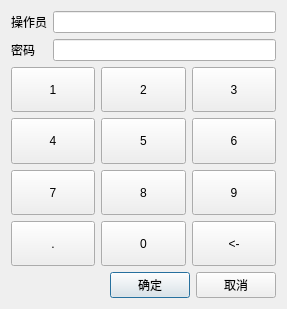
<?xml version="1.0" encoding="UTF-8"?>
<ui version="4.0">
 <class>lock_screen</class>
 <widget class="QDialog" name="lock_screen">
  <property name="geometry">
   <rect>
    <x>0</x>
    <y>0</y>
    <width>287</width>
    <height>309</height>
   </rect>
  </property>
  <property name="windowTitle">
   <string>Dialog</string>
  </property>
  <layout class="QVBoxLayout" name="verticalLayout" stretch="0,1,0">
   <item>
    <layout class="QGridLayout" name="gridLayout_2">
     <item row="0" column="0">
      <widget class="QLabel" name="label_2">
       <property name="text">
        <string>操作员</string>
       </property>
      </widget>
     </item>
     <item row="0" column="1">
      <widget class="QLineEdit" name="lineEdit"/>
     </item>
     <item row="1" column="0">
      <widget class="QLabel" name="label_3">
       <property name="text">
        <string>密码</string>
       </property>
      </widget>
     </item>
     <item row="1" column="1">
      <widget class="QLineEdit" name="lineEdit_2"/>
     </item>
    </layout>
   </item>
   <item>
    <layout class="QGridLayout" name="gridLayout">
     <item row="0" column="0">
      <widget class="public_pushbutton_numkey" name="pushButton">
       <property name="sizePolicy">
        <sizepolicy hsizetype="Minimum" vsizetype="Ignored">
         <horstretch>0</horstretch>
         <verstretch>0</verstretch>
        </sizepolicy>
       </property>
       <property name="focusPolicy">
        <enum>Qt::NoFocus</enum>
       </property>
       <property name="text">
        <string>1</string>
       </property>
       <property name="outer_stylesheet" stdset="0">
        <string>pushbutton_key</string>
       </property>
      </widget>
     </item>
     <item row="0" column="1">
      <widget class="public_pushbutton_numkey" name="pushButton_2">
       <property name="sizePolicy">
        <sizepolicy hsizetype="Minimum" vsizetype="Ignored">
         <horstretch>0</horstretch>
         <verstretch>0</verstretch>
        </sizepolicy>
       </property>
       <property name="focusPolicy">
        <enum>Qt::NoFocus</enum>
       </property>
       <property name="text">
        <string>2</string>
       </property>
       <property name="outer_stylesheet" stdset="0">
        <string>pushbutton_key</string>
       </property>
      </widget>
     </item>
     <item row="0" column="2">
      <widget class="public_pushbutton_numkey" name="pushButton_3">
       <property name="sizePolicy">
        <sizepolicy hsizetype="Minimum" vsizetype="Ignored">
         <horstretch>0</horstretch>
         <verstretch>0</verstretch>
        </sizepolicy>
       </property>
       <property name="focusPolicy">
        <enum>Qt::NoFocus</enum>
       </property>
       <property name="text">
        <string>3</string>
       </property>
       <property name="outer_stylesheet" stdset="0">
        <string>pushbutton_key</string>
       </property>
      </widget>
     </item>
     <item row="1" column="0">
      <widget class="public_pushbutton_numkey" name="pushButton_5">
       <property name="sizePolicy">
        <sizepolicy hsizetype="Minimum" vsizetype="Ignored">
         <horstretch>0</horstretch>
         <verstretch>0</verstretch>
        </sizepolicy>
       </property>
       <property name="focusPolicy">
        <enum>Qt::NoFocus</enum>
       </property>
       <property name="text">
        <string>4</string>
       </property>
       <property name="outer_stylesheet" stdset="0">
        <string>pushbutton_key</string>
       </property>
      </widget>
     </item>
     <item row="1" column="1">
      <widget class="public_pushbutton_numkey" name="pushButton_8">
       <property name="sizePolicy">
        <sizepolicy hsizetype="Minimum" vsizetype="Ignored">
         <horstretch>0</horstretch>
         <verstretch>0</verstretch>
        </sizepolicy>
       </property>
       <property name="focusPolicy">
        <enum>Qt::NoFocus</enum>
       </property>
       <property name="text">
        <string>5</string>
       </property>
       <property name="outer_stylesheet" stdset="0">
        <string>pushbutton_key</string>
       </property>
      </widget>
     </item>
     <item row="1" column="2">
      <widget class="public_pushbutton_numkey" name="pushButton_7">
       <property name="sizePolicy">
        <sizepolicy hsizetype="Minimum" vsizetype="Ignored">
         <horstretch>0</horstretch>
         <verstretch>0</verstretch>
        </sizepolicy>
       </property>
       <property name="focusPolicy">
        <enum>Qt::NoFocus</enum>
       </property>
       <property name="text">
        <string>6</string>
       </property>
       <property name="outer_stylesheet" stdset="0">
        <string>pushbutton_key</string>
       </property>
      </widget>
     </item>
     <item row="2" column="0">
      <widget class="public_pushbutton_numkey" name="pushButton_6">
       <property name="sizePolicy">
        <sizepolicy hsizetype="Minimum" vsizetype="Ignored">
         <horstretch>0</horstretch>
         <verstretch>0</verstretch>
        </sizepolicy>
       </property>
       <property name="focusPolicy">
        <enum>Qt::NoFocus</enum>
       </property>
       <property name="text">
        <string>7</string>
       </property>
       <property name="outer_stylesheet" stdset="0">
        <string>pushbutton_key</string>
       </property>
      </widget>
     </item>
     <item row="2" column="1">
      <widget class="public_pushbutton_numkey" name="pushButton_13">
       <property name="sizePolicy">
        <sizepolicy hsizetype="Minimum" vsizetype="Ignored">
         <horstretch>0</horstretch>
         <verstretch>0</verstretch>
        </sizepolicy>
       </property>
       <property name="focusPolicy">
        <enum>Qt::NoFocus</enum>
       </property>
       <property name="text">
        <string>8</string>
       </property>
       <property name="outer_stylesheet" stdset="0">
        <string>pushbutton_key</string>
       </property>
      </widget>
     </item>
     <item row="2" column="2">
      <widget class="public_pushbutton_numkey" name="pushButton_12">
       <property name="sizePolicy">
        <sizepolicy hsizetype="Minimum" vsizetype="Ignored">
         <horstretch>0</horstretch>
         <verstretch>0</verstretch>
        </sizepolicy>
       </property>
       <property name="focusPolicy">
        <enum>Qt::NoFocus</enum>
       </property>
       <property name="text">
        <string>9</string>
       </property>
       <property name="outer_stylesheet" stdset="0">
        <string>pushbutton_key</string>
       </property>
      </widget>
     </item>
     <item row="3" column="0">
      <widget class="public_pushbutton_numkey" name="pushButton_9">
       <property name="sizePolicy">
        <sizepolicy hsizetype="Minimum" vsizetype="Ignored">
         <horstretch>0</horstretch>
         <verstretch>0</verstretch>
        </sizepolicy>
       </property>
       <property name="focusPolicy">
        <enum>Qt::NoFocus</enum>
       </property>
       <property name="text">
        <string>.</string>
       </property>
       <property name="outer_stylesheet" stdset="0">
        <string>pushbutton_key</string>
       </property>
      </widget>
     </item>
     <item row="3" column="1">
      <widget class="public_pushbutton_numkey" name="pushButton_10">
       <property name="sizePolicy">
        <sizepolicy hsizetype="Minimum" vsizetype="Ignored">
         <horstretch>0</horstretch>
         <verstretch>0</verstretch>
        </sizepolicy>
       </property>
       <property name="focusPolicy">
        <enum>Qt::NoFocus</enum>
       </property>
       <property name="text">
        <string>0</string>
       </property>
       <property name="outer_stylesheet" stdset="0">
        <string>pushbutton_key</string>
       </property>
      </widget>
     </item>
     <item row="3" column="2">
      <widget class="public_pushbutton_numkey" name="pushButton_backspace">
       <property name="sizePolicy">
        <sizepolicy hsizetype="Minimum" vsizetype="Ignored">
         <horstretch>0</horstretch>
         <verstretch>0</verstretch>
        </sizepolicy>
       </property>
       <property name="focusPolicy">
        <enum>Qt::NoFocus</enum>
       </property>
       <property name="text">
        <string>&lt;-</string>
       </property>
       <property name="outer_stylesheet" stdset="0">
        <string>pushbutton_key</string>
       </property>
      </widget>
     </item>
    </layout>
   </item>
   <item>
    <layout class="QHBoxLayout" name="horizontalLayout">
     <item>
      <spacer name="horizontalSpacer">
       <property name="orientation">
        <enum>Qt::Horizontal</enum>
       </property>
       <property name="sizeHint" stdset="0">
        <size>
         <width>40</width>
         <height>20</height>
        </size>
       </property>
      </spacer>
     </item>
     <item>
      <widget class="lds_toolbar_button" name="pushButton_ok">
       <property name="text">
        <string>确定</string>
       </property>
       <property name="outer_stylesheet" stdset="0">
        <string>pushbutton</string>
       </property>
      </widget>
     </item>
     <item>
      <widget class="lds_toolbar_button" name="pushButton_cancel">
       <property name="text">
        <string>取消</string>
       </property>
       <property name="outer_stylesheet" stdset="0">
        <string>pushbutton</string>
       </property>
      </widget>
     </item>
    </layout>
   </item>
  </layout>
 </widget>
 <customwidgets>
  <customwidget>
   <class>lds_toolbar_button</class>
   <extends>QPushButton</extends>
   <header>lds_toolbar_button.h</header>
  </customwidget>
  <customwidget>
   <class>public_pushbutton_numkey</class>
   <extends>QPushButton</extends>
   <header>public_pushbutton_numkey.h</header>
  </customwidget>
 </customwidgets>
 <resources/>
 <connections/>
</ui>
